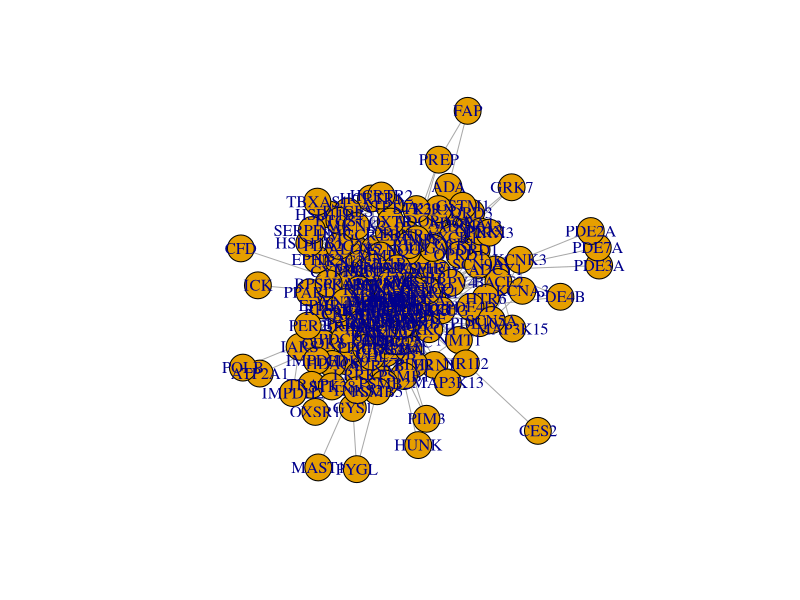

Generate this figure with R: (Note: this script raises an error after producing the figure.)
## ---- chunk 1
knitr::opts_chunk$set(echo = TRUE)

# Cargar librerias

library(dplyr)
library(tidyverse)
library(igraph)
library(tidygraph)
library(ggraph)
library(tidyr)


## ---- chunk 2


enlaces <- read.csv(file = "edges1.csv")
str(enlaces)
typeof(enlaces$node1)
typeof(enlaces$node2)
typeof(enlaces$experimentally)
str(enlaces$node1)
length(enlaces)
typeof(enlaces)
dim(enlaces)
colnames(enlaces)
## ---- chunk 3

nodos <- read.csv(file = "nodos2.csv")
str(nodos)
typeof(nodos)
dim(nodos)
colnames(nodos)
## ---- chunk 4
g <- graph_from_data_frame(enlaces, directed = F)

g

plot(g)

## ---- chunk 5

g <- as_tbl_graph(g)
g
head(nodos)

## ---- chunk 6

g <-
  g %>% 
  activate("nodes") %>% 
  left_join(y = nodos, by = c("name"="Protein"))

print(g)

## ---- chunk 7

# Nueva Tabla

# CARGAR DATOS

B <- read.csv(file = 'SwissTargetPrediction_B.csv')
C <- read.csv(file = 'SwissTargetPrediction_C.csv')
D <- read.csv(file = 'SwissTargetPrediction_D.csv')
E <- read.csv(file = 'SwissTargetPrediction_E.csv')
F1 <- read.csv(file = 'SwissTargetPrediction_F.csv')
G <- read.csv(file = 'SwissTargetPrediction_G.csv')
I <- read.csv(file = 'SwissTargetPrediction_I.csv')

#Añadir columna con compuesto

#Unir Tablas de Compuestos

UnionComp <- rbind(B, C, D, F1, G, I)
UnionComp <- UnionComp[, -1]
UnionComp <- UnionComp[, -2]
UnionComp <- UnionComp[, -2]
UnionComp <- UnionComp[, -2]
UnionComp <- UnionComp[, -2]
UnionComp <- UnionComp[, -2]
UnionComp <- UnionComp[, -2]
x <- c(NA)
UnionComp <- cbind(UnionComp, x)
names(UnionComp) = NULL
head(UnionComp)

head(enlaces)

#Unir Tablas enlaces con compuestos



Enlaces_Compuestos <- rbind(enlaces, UnionComp)
head(Enlaces_Compuestos)






## ---- chunk 8



## ---- chunk 9
